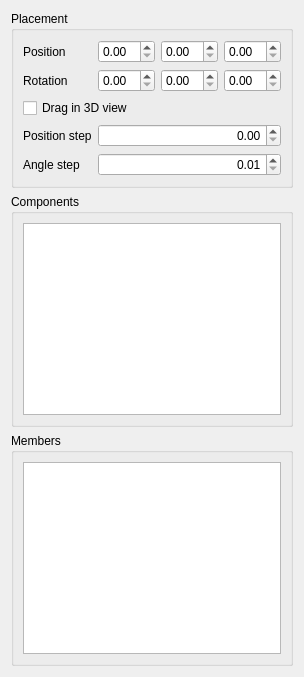
<?xml version="1.0" encoding="UTF-8"?>
<ui version="4.0">
 <class>TaskFemAnalysisImport</class>
 <widget class="QWidget" name="TaskFemAnalysisImport">
  <layout class="QVBoxLayout" name="verticalLayout">
   <item>
    <widget class="QGroupBox" name="groupPlacement">
     <property name="title">
      <string>Placement</string>
     </property>
     <layout class="QGridLayout" name="gridPlacement">
      <item row="0" column="0">
       <widget class="QLabel" name="labelPosition">
        <property name="text">
         <string>Position</string>
        </property>
       </widget>
      </item>
      <item row="0" column="1">
       <widget class="Gui::QuantitySpinBox" name="PosX"/>
      </item>
      <item row="0" column="2">
       <widget class="Gui::QuantitySpinBox" name="PosY"/>
      </item>
      <item row="0" column="3">
       <widget class="Gui::QuantitySpinBox" name="PosZ"/>
      </item>
      <item row="1" column="0">
       <widget class="QLabel" name="labelRotation">
        <property name="text">
         <string>Rotation</string>
        </property>
       </widget>
      </item>
      <item row="1" column="1">
       <widget class="Gui::QuantitySpinBox" name="RotX"/>
      </item>
      <item row="1" column="2">
       <widget class="Gui::QuantitySpinBox" name="RotY"/>
      </item>
      <item row="1" column="3">
       <widget class="Gui::QuantitySpinBox" name="RotZ"/>
      </item>
      <item row="2" column="0" colspan="4">
       <widget class="QCheckBox" name="checkDragger">
        <property name="text">
         <string>Drag in 3D view</string>
        </property>
       </widget>
      </item>
      <item row="3" column="0">
       <widget class="QLabel" name="labelPositionStep">
        <property name="text">
         <string>Position step</string>
        </property>
       </widget>
      </item>
      <item row="3" column="1" colspan="3">
       <widget class="Gui::QuantitySpinBox" name="PositionStep">
        <property name="alignment">
         <set>Qt::AlignmentFlag::AlignRight|Qt::AlignmentFlag::AlignTrailing|Qt::AlignmentFlag::AlignVCenter</set>
        </property>
        <property name="keyboardTracking">
         <bool>false</bool>
        </property>
        <property name="unit" stdset="0">
         <string notr="true">mm</string>
        </property>
        <property name="minimum">
         <double>0.000001000000000</double>
        </property>
        <property name="maximum">
         <double>1000000000.000000000000000</double>
        </property>
       </widget>
      </item>
      <item row="4" column="0">
       <widget class="QLabel" name="labelAngleStep">
        <property name="text">
         <string>Angle step</string>
        </property>
       </widget>
      </item>
      <item row="4" column="1" colspan="3">
       <widget class="Gui::QuantitySpinBox" name="AngleStep">
        <property name="alignment">
         <set>Qt::AlignmentFlag::AlignRight|Qt::AlignmentFlag::AlignTrailing|Qt::AlignmentFlag::AlignVCenter</set>
        </property>
        <property name="keyboardTracking">
         <bool>false</bool>
        </property>
        <property name="unit" stdset="0">
         <string notr="true">deg</string>
        </property>
        <property name="minimum">
         <double>0.010000000000000</double>
        </property>
        <property name="maximum">
         <double>90.000000000000000</double>
        </property>
       </widget>
      </item>
     </layout>
    </widget>
   </item>
   <item>
    <widget class="QGroupBox" name="groupComponents">
     <property name="title">
      <string>Components</string>
     </property>
     <layout class="QVBoxLayout" name="verticalLayoutComponents">
      <item>
       <widget class="QListWidget" name="listComponents"/>
      </item>
     </layout>
    </widget>
   </item>
   <item>
    <widget class="QGroupBox" name="groupMembers">
     <property name="title">
      <string>Members</string>
     </property>
     <layout class="QVBoxLayout" name="verticalLayoutMembers">
      <item>
       <widget class="QListWidget" name="listMembers"/>
      </item>
     </layout>
    </widget>
   </item>
  </layout>
 </widget>
 <customwidgets>
  <customwidget>
   <class>Gui::QuantitySpinBox</class>
   <extends>QDoubleSpinBox</extends>
   <header>Gui/QuantitySpinBox.h</header>
  </customwidget>
 </customwidgets>
 <resources/>
 <connections/>
</ui>
